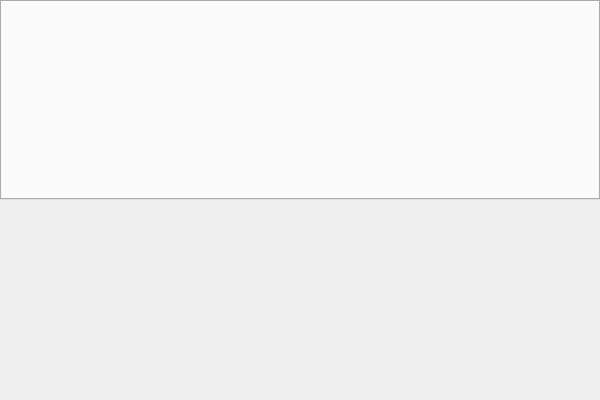
<?xml version="1.0" encoding="UTF-8"?>
<ui version="4.0">
 <class>HiveWEClass</class>
 <widget class="QMainWindow" name="HiveWEClass">
  <property name="geometry">
   <rect>
    <x>0</x>
    <y>0</y>
    <width>600</width>
    <height>400</height>
   </rect>
  </property>
  <property name="windowTitle">
   <string>HiveWE 0.10</string>
  </property>
  <widget class="QWidget" name="centralWidget">
   <layout class="QVBoxLayout" name="verticalLayout">
    <property name="spacing">
     <number>0</number>
    </property>
    <property name="leftMargin">
     <number>0</number>
    </property>
    <property name="topMargin">
     <number>0</number>
    </property>
    <property name="rightMargin">
     <number>0</number>
    </property>
    <property name="bottomMargin">
     <number>0</number>
    </property>
    <item>
     <widget class="MainRibbon" name="ribbon"/>
    </item>
    <item>
     <widget class="GLWidget" name="widget" native="true">
      <property name="minimumSize">
       <size>
        <width>200</width>
        <height>200</height>
       </size>
      </property>
      <property name="autoFillBackground">
       <bool>false</bool>
      </property>
     </widget>
    </item>
   </layout>
  </widget>
  <action name="actionConvert_Blockers_to_Pathmap">
   <property name="text">
   <string>将阻挡转换为路径图</string>
   </property>
  </action>
  <action name="actionOpen">
   <property name="text">
    <string>打开地图...</string>
   </property>
   <property name="shortcut">
    <string>Ctrl+O</string>
   </property>
  </action>
  <action name="actionConvert_Tile_Type_to_PathMap">
   <property name="text">
    <string>将地形类型转换为路径图</string>
   </property>
  </action>
  <action name="actionPathing_Palette">
   <property name="text">
    <string>路径</string>
   </property>
  </action>
  <action name="actionSave">
   <property name="text">
    <string>保存地图</string>
   </property>
   <property name="shortcut">
    <string>Ctrl+S</string>
   </property>
  </action>
  <action name="actionTest_Map">
   <property name="text">
    <string>测试地图</string>
   </property>
   <property name="shortcut">
    <string>Ctrl+T</string>
   </property>
  </action>
  <action name="actionSave_As">
   <property name="text">
    <string>另存地图...</string>
   </property>
   <property name="shortcut">
    <string>Ctrl+Shift+S</string>
   </property>
  </action>
  <action name="actionDoodads">
   <property name="checkable">
    <bool>true</bool>
   </property>
   <property name="checked">
    <bool>true</bool>
   </property>
   <property name="text">
    <string>装饰物</string>
   </property>
   <property name="shortcut">
    <string>D</string>
   </property>
  </action>
  <action name="actionPathing">
   <property name="checkable">
    <bool>true</bool>
   </property>
   <property name="checked">
    <bool>true</bool>
   </property>
   <property name="text">
    <string>路径</string>
   </property>
   <property name="shortcut">
    <string>P</string>
   </property>
  </action>
  <action name="actionBrush">
   <property name="checkable">
    <bool>true</bool>
   </property>
   <property name="checked">
    <bool>true</bool>
   </property>
   <property name="text">
    <string>画刷</string>
   </property>
  </action>
  <action name="actionTileSetter">
   <property name="text">
    <string>修改地形纹理...</string>
   </property>
  </action>
  <action name="actionTileReplace">
   <property name="text">
    <string>替换地形...</string>
   </property>
  </action>
  <action name="actionUnits">
   <property name="checkable">
    <bool>true</bool>
   </property>
   <property name="checked">
    <bool>true</bool>
   </property>
   <property name="text">
    <string>单位</string>
   </property>
   <property name="shortcut">
    <string>U</string>
   </property>
   <property name="shortcutVisibleInContextMenu">
    <bool>false</bool>
   </property>
  </action>
  <action name="actionChangeTilePathing">
   <property name="text">
    <string>更改地形路径...</string>
   </property>
  </action>
  <action name="actionChangeCliffPathing">
   <property name="text">
    <string>更改悬崖路径...</string>
   </property>
  </action>
  <action name="actionBirds_Eye">
   <property name="checkable">
    <bool>true</bool>
   </property>
   <property name="text">
    <string>鸟瞰</string>
   </property>
   <property name="toolTip">
    <string>鸟瞰</string>
   </property>
  </action>
  <action name="actionFirst_Person">
   <property name="checkable">
    <bool>true</bool>
   </property>
   <property name="text">
    <string>第一人称</string>
   </property>
  </action>
  <action name="actionTerrain_Palette">
   <property name="text">
    <string>地形</string>
   </property>
  </action>
  <action name="actionFrame_Times">
   <property name="checkable">
    <bool>true</bool>
   </property>
   <property name="text">
    <string>帧时间</string>
   </property>
   <property name="shortcut">
    <string>F3</string>
   </property>
  </action>
  <action name="actionImport_Manager">
   <property name="text">
    <string>导入管理器</string>
   </property>
  </action>
  <action name="actionSwitch_Camera">
   <property name="text">
    <string>切换视角</string>
   </property>
   <property name="shortcut">
    <string>F1</string>
   </property>
  </action>
  <action name="actionLighting">
   <property name="checkable">
    <bool>true</bool>
   </property>
   <property name="checked">
    <bool>true</bool>
   </property>
   <property name="text">
    <string>光照</string>
   </property>
   <property name="shortcut">
    <string>L</string>
   </property>
  </action>
  <action name="actionWireframe">
   <property name="checkable">
    <bool>true</bool>
   </property>
   <property name="text">
    <string>线框</string>
   </property>
   <property name="shortcut">
    <string>T</string>
   </property>
  </action>
  <action name="actionReset_Camera">
   <property name="text">
    <string>重置镜头</string>
   </property>
   <property name="shortcut">
    <string>Ctrl+Shift+C</string>
   </property>
  </action>
  <action name="actionTrigger_Editor">
   <property name="text">
    <string>触发器编辑器</string>
   </property>
  </action>
  <action name="actionDescription">
   <property name="text">
    <string>描述...</string>
   </property>
  </action>
  <action name="actionSize_and_Camera_Bounds">
   <property name="text">
    <string>地图大小与镜头边界...</string>
   </property>
  </action>
  <action name="actionLoading_Screen">
   <property name="text">
    <string>载入界面...</string>
   </property>
  </action>
  <action name="actionPreferences">
   <property name="text">
    <string>首选项...</string>
   </property>
  </action>
  <action name="actionOptions">
   <property name="text">
    <string>选项...</string>
   </property>
  </action>
  <action name="actionDoodads_Palette">
   <property name="text">
    <string>装饰物</string>
   </property>
  </action>
  <action name="actionEnforce_Water_Height_Limit">
   <property name="checkable">
    <bool>true</bool>
   </property>
   <property name="checked">
    <bool>true</bool>
   </property>
   <property name="text">
    <string>强制水面高度限制</string>
   </property>
  </action>
  <action name="actionSwitch_Warcraft">
   <property name="text">
    <string>更换魔兽目录</string>
   </property>
  </action>
 </widget>
 <layoutdefault spacing="6" margin="11"/>
 <customwidgets>
  <customwidget>
   <class>GLWidget</class>
   <extends>QWidget</extends>
   <header>glwidget.h</header>
   <container>1</container>
  </customwidget>
  <customwidget>
   <class>MainRibbon</class>
   <extends>QTabWidget</extends>
   <header>main_ribbon.h</header>
   <container>1</container>
  </customwidget>
 </customwidgets>
 <resources>
  <include location="HiveWE.qrc"/>
 </resources>
 <connections/>
</ui>
